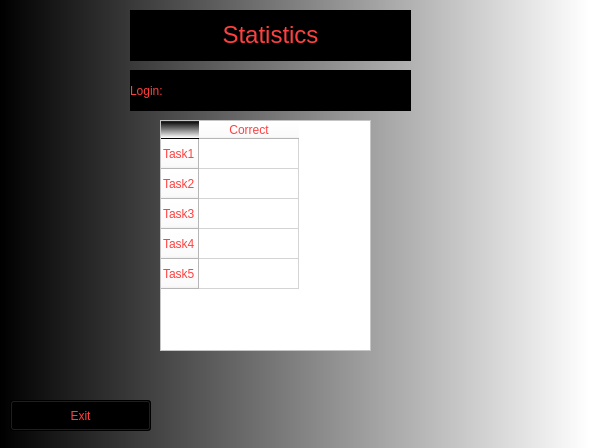
<?xml version="1.0" encoding="UTF-8"?>
<ui version="4.0">
 <class>Result_client</class>
 <widget class="QWidget" name="Result_client">
  <property name="geometry">
   <rect>
    <x>0</x>
    <y>0</y>
    <width>589</width>
    <height>448</height>
   </rect>
  </property>
  <property name="windowTitle">
   <string>Form</string>
  </property>
  <property name="styleSheet">
   <string notr="true">background-color: qlineargradient(spread:pad, x1:0, y1:0, x2:1, y2:0, stop:0 rgba(0, 0, 0, 255), stop:1 rgba(255, 255, 255, 255));</string>
  </property>
  <widget class="QPushButton" name="pushButton_exit_result">
   <property name="geometry">
    <rect>
     <x>10</x>
     <y>400</y>
     <width>141</width>
     <height>31</height>
    </rect>
   </property>
   <property name="styleSheet">
    <string notr="true">font: 700 14pt &quot;Times New Roman&quot;;
color: rgb(255, 64, 64);
background-color: rgb(0, 0, 0);
selection-color: rgb(255, 43, 75);

</string>
   </property>
   <property name="text">
    <string>Exit</string>
   </property>
  </widget>
  <widget class="QTableWidget" name="tableWidget_Stat">
   <property name="geometry">
    <rect>
     <x>160</x>
     <y>120</y>
     <width>211</width>
     <height>231</height>
    </rect>
   </property>
   <property name="styleSheet">
    <string notr="true">font: 700 18pt &quot;Times New Roman&quot;;
color: rgb(255, 64, 64);
background-color: rgb(255, 255, 255);</string>
   </property>
   <row>
    <property name="text">
     <string>Task1</string>
    </property>
   </row>
   <row>
    <property name="text">
     <string>Task2</string>
    </property>
   </row>
   <row>
    <property name="text">
     <string>Task3</string>
    </property>
   </row>
   <row>
    <property name="text">
     <string>Task4</string>
    </property>
   </row>
   <row>
    <property name="text">
     <string>Task5</string>
    </property>
   </row>
   <column>
    <property name="text">
     <string>Correct</string>
    </property>
   </column>
  </widget>
  <widget class="QLabel" name="label">
   <property name="geometry">
    <rect>
     <x>130</x>
     <y>10</y>
     <width>281</width>
     <height>51</height>
    </rect>
   </property>
   <property name="layoutDirection">
    <enum>Qt::LeftToRight</enum>
   </property>
   <property name="styleSheet">
    <string notr="true">font: 700 14pt &quot;Times New Roman&quot;;
color: rgb(255, 64, 64);
background-color: rgb(0, 0, 0);</string>
   </property>
   <property name="text">
    <string>&lt;html&gt;&lt;head/&gt;&lt;body&gt;&lt;p align=&quot;center&quot;&gt;&lt;span style=&quot; font-size:18pt;&quot;&gt;Statistics&lt;/span&gt;&lt;/p&gt;&lt;/body&gt;&lt;/html&gt;</string>
   </property>
  </widget>
  <widget class="QLabel" name="label1">
   <property name="geometry">
    <rect>
     <x>130</x>
     <y>70</y>
     <width>71</width>
     <height>41</height>
    </rect>
   </property>
   <property name="styleSheet">
    <string notr="true">font: 700 14pt &quot;Times New Roman&quot;;
color: rgb(255, 64, 64);
background-color: rgb(0, 0, 0);
</string>
   </property>
   <property name="text">
    <string>Login:</string>
   </property>
  </widget>
  <widget class="QLabel" name="label_login">
   <property name="geometry">
    <rect>
     <x>200</x>
     <y>70</y>
     <width>211</width>
     <height>41</height>
    </rect>
   </property>
   <property name="styleSheet">
    <string notr="true">font: 700 14pt &quot;Times New Roman&quot;;
color: rgb(255, 64, 64);
background-color: rgb(0, 0, 0);
</string>
   </property>
   <property name="text">
    <string/>
   </property>
  </widget>
 </widget>
 <resources/>
 <connections/>
</ui>
